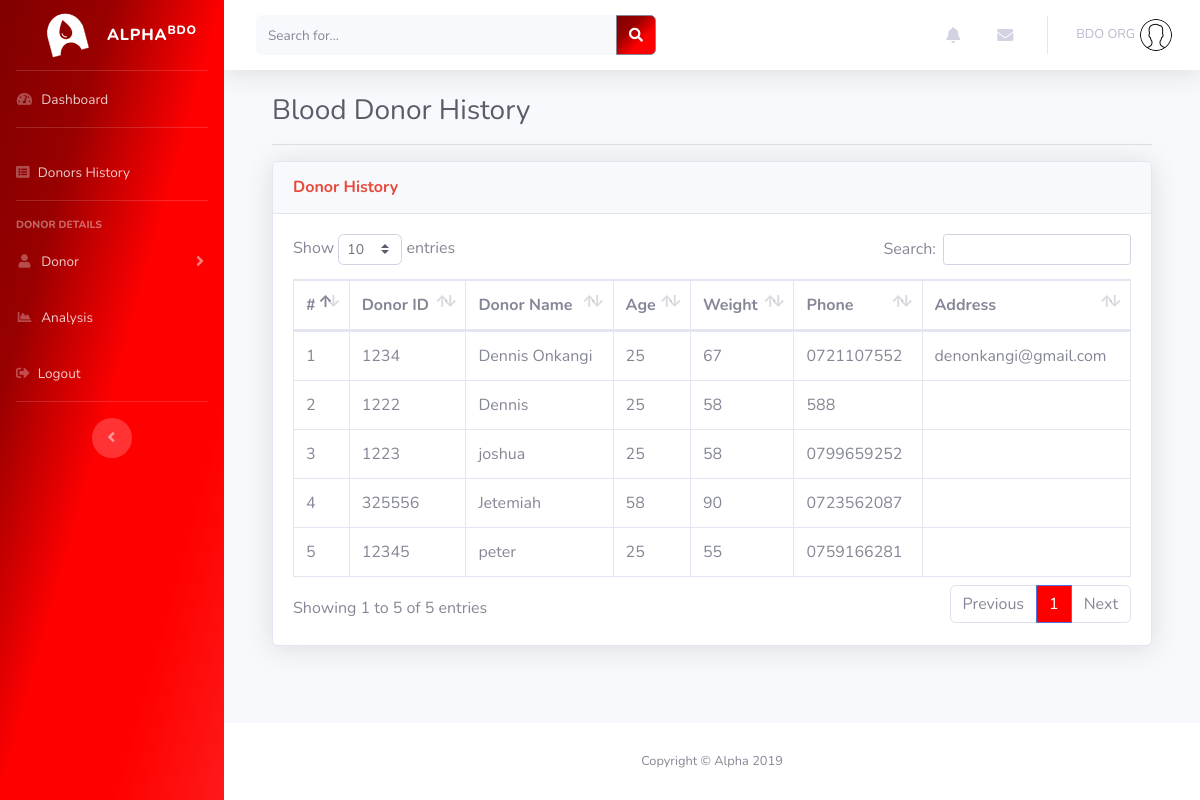
The app's page /donors.php (signed in) with its own data.
### tables this page shows
CREATE TABLE `bdo_org` (
  `organization_id` int(200) NOT NULL,
  `organization_name` varchar(200) NOT NULL,
  `org_code` varchar(10) NOT NULL,
  `phone` varchar(30) NOT NULL,
  `location` varchar(200) NOT NULL,
  `password` int(200) NOT NULL
);

CREATE TABLE `donor_registration` (
  `id` int(200) NOT NULL,
  `donor_id` varchar(20) NOT NULL,
  `donor_name` varchar(200) NOT NULL,
  `age` int(200) NOT NULL,
  `weight` int(200) NOT NULL,
  `phone` varchar(20) NOT NULL,
  `address` varchar(200) NOT NULL,
  `password` varchar(50) NOT NULL
);

### donors.php (the view, shortened to what this page needs)
<?php
 include('db_conn.php');
 $phone_no =$_SESSION['phone'];
 $sql = mysqli_query($conn, 'SELECT * FROM donor_registration');
 $location = mysqli_query($conn, "SELECT * FROM bdo_org WHERE phone ='$phone_no' ");
 $row=mysqli_fetch_assoc($location);
 $org_name = $row['organization_name'];
?>
<!DOCTYPE html>
<html lang="en">
<head>
  <link href="vendor/fontawesome-free/css/all.min.css" rel="stylesheet" type="text/css">
  <link href="css/sb-admin-2.min.css" rel="stylesheet">
  <link href="vendor/datatables/dataTables.bootstrap4.min.css" rel="stylesheet">
</head>
<body id="page-top">
  <div id="wrapper">
    <ul class="navbar-nav  sidebar sidebar-dark accordion" id="accordionSidebar">
      <a class="sidebar-brand d-flex align-items-center justify-content-center" href="blood_transfusion.php">
        <div class="sidebar-brand-icon rotate-n-15">
          <img src="img/logo_trans.png" alt="" style="max-width: 80px;">
        </div>
        <div class="sidebar-brand-text mx-0">ALPHA<sup>BDO</sup></div>
      </a>
      <hr class="sidebar-divider my-0">
      <li class="nav-item">
        <a class="nav-link" href="blood_transfusion.php">
          <i class="fas fa-fw fa-tachometer-alt"></i>
          <span>Dashboard</span></a>
      </li>
      <hr class="sidebar-divider">
      <li class="nav-item">
        <a class="nav-link" href="donors.php">
          <i class="fas fa-list-alt"></i>
          <span>Donors History</span></a>
      </li>
      <hr class="sidebar-divider">
      <div class="sidebar-heading">
        Donor details
      </div>
      <li class="nav-item">
        <a class="nav-link collapsed" href="#" data-toggle="collapse" data-target="#collapsePages" aria-expanded="true" aria-controls="collapsePages">
          <i class="fas fa-fw fa-user"></i>
          <span>Donor</span>
        </a>
      </li>
      <li class="nav-item">
        <a class="nav-link" href="analysis.php">
          <i class="fas fa-fw fa-chart-area"></i>
          <span>Analysis</span></a>
      </li>
    <li class="nav-item">
      <a class="nav-link" href="#">
      <i class="fas fa-sign-out-alt"></i>
        <span>Logout</span></a>
    </li>
      <hr class="sidebar-divider d-none d-md-block">
      <div class="text-center d-none d-md-inline">
        <button class="rounded-circle border-0" id="sidebarToggle"></button>
      </div>
    </ul>
    <div id="content-wrapper" class="d-flex flex-column">
      <div id="content">
        <nav class="navbar navbar-expand navbar-light bg-white topbar mb-4 static-top shadow">
          <form class="d-none d-sm-inline-block form-inline mr-auto ml-md-3 my-2 my-md-0 mw-100 navbar-search">
            <div class="input-group">
              <input type="text" class="form-control bg-light border-0 small" placeholder="Search for..." aria-label="Search" aria-describedby="basic-addon2" style="height: 40px;">
              <div class="input-group-append">
                <button class="btn btn-secondary" type="button" id="btn-search" style="background-color: #AE3E48; height: 40px;">
                  <i class="fas fa-search fa-sm"></i>
                </button>
              </div>
            </div>
          </form>
          <ul class="navbar-nav ml-auto">
            <li class="nav-item dropdown no-arrow mx-1">
              <a class="nav-link dropdown-toggle" href="#" id="alertsDropdown" role="button" data-toggle="dropdown" aria-haspopup="true" aria-expanded="false">
                <i class="fas fa-bell fa-fw"></i>
              </a>
            </li>
            <li class="nav-item dropdown no-arrow mx-1">
              <a class="nav-link dropdown-toggle" href="#" id="messagesDropdown" role="button" data-toggle="dropdown" aria-haspopup="true" aria-expanded="false">
                <i class="fas fa-envelope fa-fw"></i>
              </a>
            </li>
            <li class="nav-item dropdown no-arrow">
              <a class="nav-link dropdown-toggle" href="#" id="userDropdown" role="button" data-toggle="dropdown" aria-haspopup="true" aria-expanded="false">
                <span class="mr-0 d-none d-lg-inline text-gray-500 small"><?php echo $org_name; ?></span>
                <img class="img-profile rounded-circle" src="img/man.png" style="margin-left: 5px;">
              </a>
            </li>
          </ul>
        </nav>
        <div class="container-fluid">
          <div class="container-fluid">
            <h1 class="h3 mb-2 text-gray-800">Blood Donor History</h1>
            <hr>
            <div class="card shadow mb-4">
              <div class="card-header py-3">
                <h6 class="m-0 font-weight-bold text-danger">Donor History</h6>
              </div>
              <div class="card-body">
                <div class="table-responsive">
                  <table class="table table-bordered" id="dataTable" width="100%" cellspacing="0">
                    <thead>
                      <tr>
                          <th>#</th>
                        <th>Donor ID</th>
                        <th>Donor Name</th>
                        <th>Age</th>
                        <th>Weight</th>
                        <th>Phone</th>
                        <th>Address</th>
                      </tr>
                    </thead>
                    <tbody>
                        <?php
                            while($row1 = mysqli_fetch_assoc($sql)){
                                $id = $row1['id'];
                                $d_id = $row1['donor_id'];
                                $d_name = $row1['donor_name'];
                                $d_age = $row1['age'];
                                $weight = $row1['weight'];
                                $phone = $row1['phone'];
                                $address = $row1['address'];
                        ?>
                      <tr>
                        <td><?php echo $id ;?></td>
                        <td><?php echo $d_id ;?></td>
                        <td><?php echo $d_name ;?></td>
                        <td><?php echo $d_age ;?></td>
                        <td><?php echo $weight ;?></td>
                        <td><?php echo $phone ;?></td>
                        <td><?php echo $address ;?></td>
                      </tr>
                      <?php
                            }
                      ?>
                    </tbody>
                  </table>
                </div>
              </div>
            </div>
          </div>
        </div>
      </div>
      <footer class="sticky-footer bg-white">
        <div class="container my-auto">
          <div class="copyright text-center my-auto">
            <span>Copyright &copy; Alpha 2019</span>
          </div>
        </div>
      </footer>
    </div>
  </div>
</body>
</html>

### donors.php (style rules this page uses)
#accordionSidebar { background-image: linear-gradient(to bottom right, #800000, #990000, #f00, #f00, #ff1a1a); }
.btn-secondary { background-image: linear-gradient(to bottom right, #800000, #990000, #f00, #f00); }

### records on screen
bdo_org: organization_name "BDO ORG"
donor_registration: id "1", donor "1234", donor_name "Dennis Onkangi", age "25", weight "67", phone "0721107552", address "denonkangi@gmail.com"
donor_registration: id "2", donor "1222", donor_name "Dennis", age "25", weight "58", phone "588"
donor_registration: id "3", donor "1223", donor_name "joshua", age "25", weight "58", phone "0799659252"
donor_registration: id "4", donor "325556", donor_name "Jetemiah", age "58", weight "90", phone "0723562087"
donor_registration: id "5", donor "12345", donor_name "peter", age "25", weight "55", phone "0759166281"
